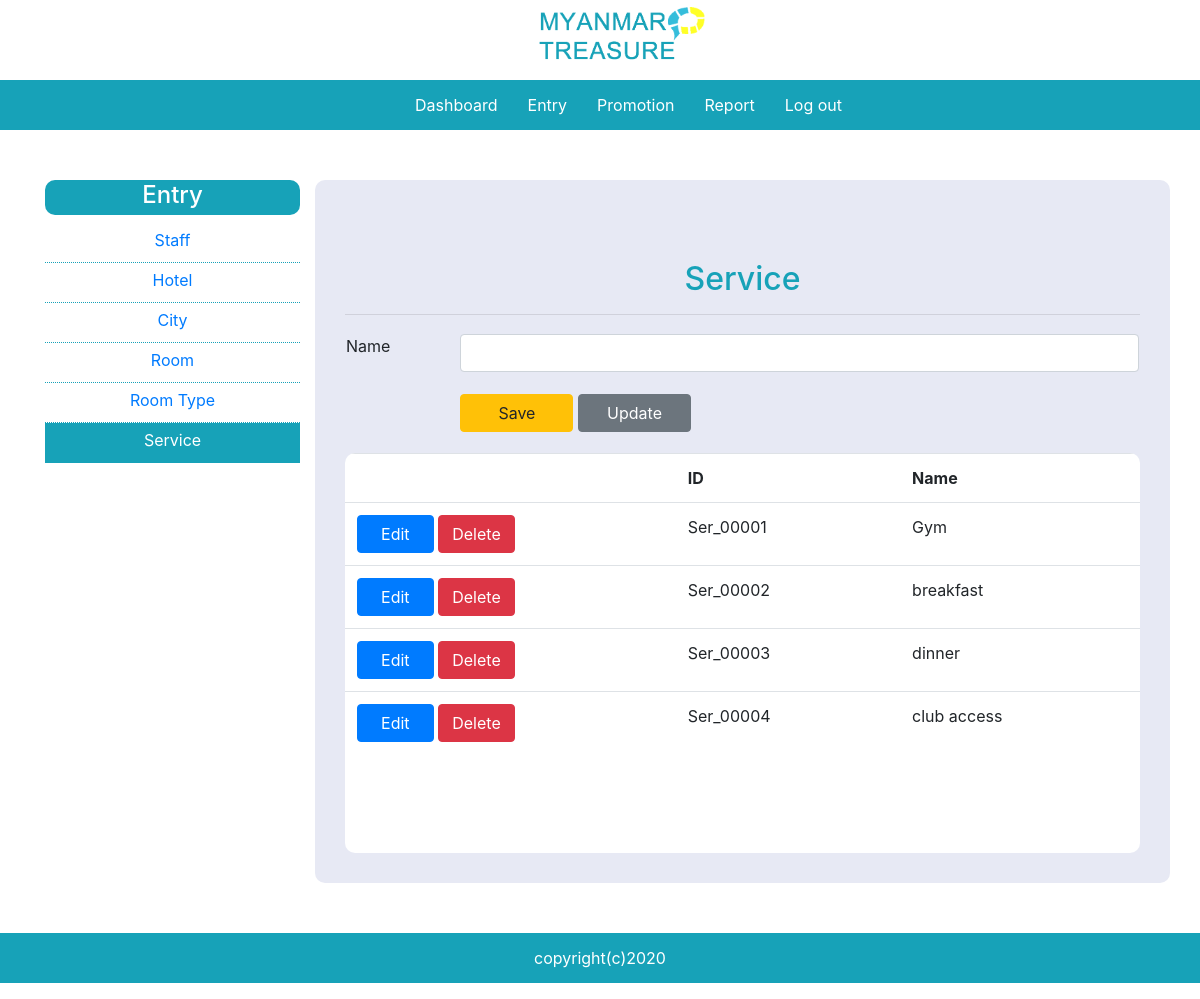
Screenshot of /service.php (signed in) with the database file from the repository.
### tables this page shows
CREATE TABLE `service` (
  `serviceid` varchar(45) NOT NULL,
  `servicename` varchar(45) NOT NULL,
  `status` varchar(45) NOT NULL
);

### service.php (the view, shortened to what this page needs)
<?php
    include 'template/header_ad.php';
    $con=mysqli_connect("localhost","root","","dbagent");
    $servicename="";
?>
    <section class="content">
        <div class="container">
            <div class="row">
                <div class="col-3 sidebar">
                    <h4>Entry</h4>
                    <a href="staff.php">Staff</a>
                    <a href="hotel.php">Hotel</a>
                    <a href="city.php">City</a>
                    <a href="room.php">Room</a>
                    <a href="roomtype.php">Room Type</a>
                    <a href="service.php"  class="active">Service</a>
                </div>
                <div class="col-9 main-content">
                    <h2>Service</h2><hr/>
                    <form action="service.php" method="POST">
                        <table width="100%">
                            <tr>
                                <td></td>
                                <td>
                                </td>
                            </tr>
                            <tr>
                                <td>Name</td>
                                <td>
                                    <input type="text" name="txtname" class="form-control" value="<?php echo $servicename;?>" required>
                                </td>
                            </tr>
                            <tr>
                                <td></td>
                                <td>
                                    <button class="btn btn-warning col-2" name="btnsave">Save</button>
                                    <button class="btn btn-secondary col-2" name="btnupdate">Update</button>
                                </td>
                            </tr>
                        </table>
                    </form>
                    <div class="tablelist">
                        <div class="table-responsive">
                        <table class="table">
                            <tr>
                                <th></th>
                                <th>ID</th>
                                <th>Name</th>
                            </tr>
                            <?php
                                $sql="SELECT * FROM service WHERE status='true'";
                                $result=mysqli_query($con,$sql);
                                while($data=mysqli_fetch_array($result))
                                {
                                    echo '<tr>';
                                    echo '<td>
                                    <a href="service.php?eid='.$data['serviceid'].'" class="btn btn-primary col-3">Edit</a>
                                    <a href="service.php?did='.$data['serviceid'].'" class="btn btn-danger col-3">Delete</a>
                                    </td>';
                                        echo '<td>'.$data['serviceid'].'</td>';
                                        echo '<td>'.$data['servicename'].'</td>';
                                    echo '</tr>';
                                }
                            ?>
                        </table>
                        </div>
                    </div>
                </div>
            </div>
        </div>
     </section>
<?php
include 'template/footer.php';
?>

### css/style.css (style rules this page uses)
.content { min-height: 500px; }
.content h2 { color: #17a2b8; margin-top: 50px; text-align: center; }
.sidebar { min-height: 500px; margin-top: 50px; margin-bottom: 50px; }
.sidebar h4 { display: block; background-color: #17a2b8; height: 35px; line-height: 30px; text-align: center; color: white; border-radius: 10px; }
.sidebar a { display: block; text-decoration: none; text-align: center; border-bottom: thin dotted #17a2b8; height: 40px; line-height: 35px; }
.active { background-color: #17a2b8; color: #ffffff; }
.main-content { min-height: 500px; margin-top: 50px; margin-bottom: 50px; padding: 30px; background-color: #e7e9f4; border-radius: 10px; }
.main-content h2 { color: #17a2b8; }
input[type="text"], input[type="radio"], input[type="email"], input[type="password"], input[type="date"], input[type="file"], select, textarea { margin-bottom: 20px; }
.main-content td { vertical-align: top; }
.tablelist { margin-top: 20px; border-radius: 10px; background-color: white; height: 400px; overflow-y: scroll; }

### rows the page displays
service: serviceid "Ser_00001", servicename "Gym"
service: serviceid "Ser_00002", servicename "breakfast"
service: serviceid "Ser_00003", servicename "dinner"
service: serviceid "Ser_00004", servicename "club access"
